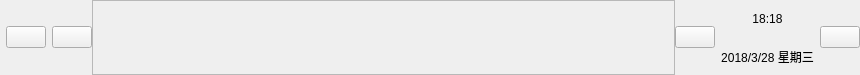
<?xml version="1.0" encoding="UTF-8"?>
<ui version="4.0">
 <class>CToolWidget</class>
 <widget class="QWidget" name="CToolWidget">
  <property name="geometry">
   <rect>
    <x>0</x>
    <y>0</y>
    <width>860</width>
    <height>75</height>
   </rect>
  </property>
  <property name="windowTitle">
   <string>CToolWidget</string>
  </property>
  <layout class="QGridLayout" name="gridLayout">
   <property name="margin">
    <number>0</number>
   </property>
   <item row="0" column="0">
    <layout class="QHBoxLayout" name="horizontalLayout_2">
     <property name="leftMargin">
      <number>6</number>
     </property>
     <item>
      <widget class="QPushButton" name="btnStart">
       <property name="statusTip">
        <string/>
       </property>
       <property name="text">
        <string/>
       </property>
      </widget>
     </item>
     <item>
      <layout class="QHBoxLayout" name="horizontalLayout">
       <property name="spacing">
        <number>0</number>
       </property>
       <property name="bottomMargin">
        <number>0</number>
       </property>
       <item>
        <widget class="QPushButton" name="btnLeft">
         <property name="text">
          <string/>
         </property>
        </widget>
       </item>
       <item>
        <widget class="TouchScrollArea" name="scrollArea">
         <property name="frameShadow">
          <enum>QFrame::Raised</enum>
         </property>
         <property name="verticalScrollBarPolicy">
          <enum>Qt::ScrollBarAlwaysOff</enum>
         </property>
         <property name="horizontalScrollBarPolicy">
          <enum>Qt::ScrollBarAlwaysOff</enum>
         </property>
         <property name="widgetResizable">
          <bool>true</bool>
         </property>
         <widget class="QWidget" name="scrollAreaWidgetContents">
          <property name="geometry">
           <rect>
            <x>0</x>
            <y>0</y>
            <width>603</width>
            <height>69</height>
           </rect>
          </property>
          <layout class="QGridLayout" name="gridLayout_2">
           <property name="margin">
            <number>0</number>
           </property>
           <item row="0" column="0">
            <layout class="QHBoxLayout" name="toolHLayout"/>
           </item>
          </layout>
         </widget>
        </widget>
       </item>
       <item>
        <widget class="QPushButton" name="btnRight">
         <property name="text">
          <string/>
         </property>
        </widget>
       </item>
      </layout>
     </item>
    </layout>
   </item>
   <item row="0" column="1">
    <layout class="QHBoxLayout" name="horizontalLayout_3">
     <item>
      <layout class="QVBoxLayout" name="verticalLayout">
       <property name="spacing">
        <number>0</number>
       </property>
       <property name="topMargin">
        <number>0</number>
       </property>
       <property name="bottomMargin">
        <number>0</number>
       </property>
       <item>
        <widget class="QLabel" name="label_hms">
         <property name="text">
          <string>18:18</string>
         </property>
         <property name="alignment">
          <set>Qt::AlignCenter</set>
         </property>
        </widget>
       </item>
       <item>
        <widget class="QLabel" name="label_ymd">
         <property name="text">
          <string>2018/3/28 星期三</string>
         </property>
         <property name="alignment">
          <set>Qt::AlignCenter</set>
         </property>
        </widget>
       </item>
      </layout>
     </item>
     <item>
      <widget class="QPushButton" name="btnDesktop">
       <property name="text">
        <string/>
       </property>
      </widget>
     </item>
    </layout>
   </item>
  </layout>
 </widget>
 <layoutdefault spacing="6" margin="11"/>
 <customwidgets>
  <customwidget>
   <class>TouchScrollArea</class>
   <extends>QScrollArea</extends>
   <header>touchscrollarea.h</header>
   <container>1</container>
  </customwidget>
 </customwidgets>
 <resources/>
 <connections/>
</ui>
